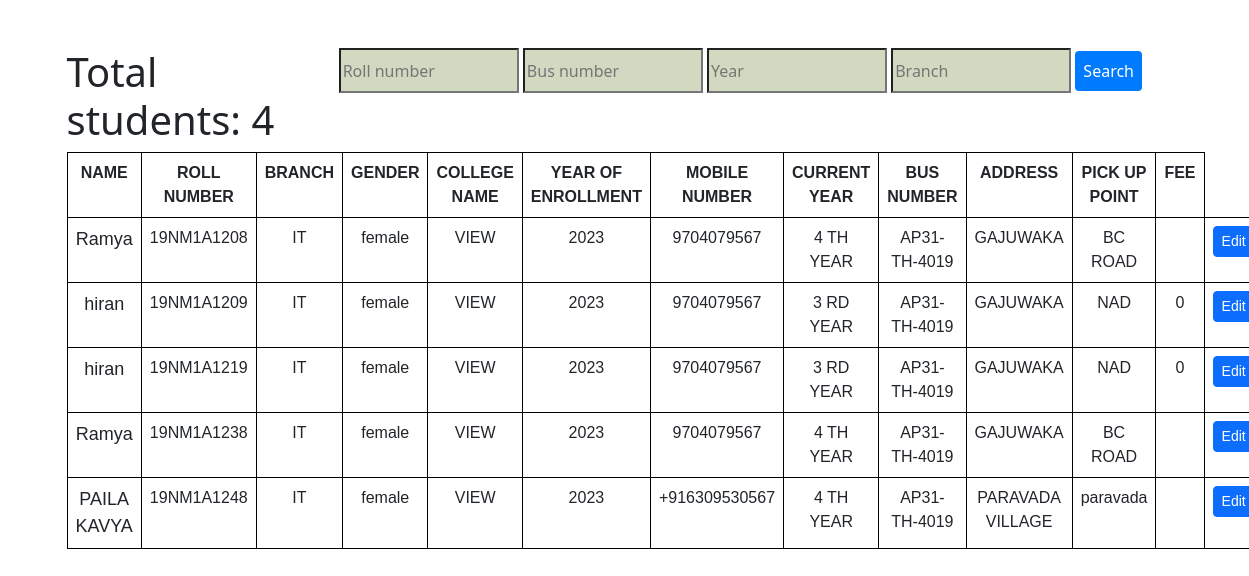
Page /notpaid.php?bus_number=AP31-TH-4019 on the committed database.
### tables this page shows
CREATE TABLE `student` (
  `name` varchar(255) NOT NULL,
  `roll_number` varchar(20) NOT NULL,
  `branch` varchar(255) NOT NULL,
  `current_year` varchar(255) NOT NULL,
  `year_of_enrollment` varchar(255) NOT NULL,
  `college_name` varchar(255) NOT NULL,
  `mobile_number` varchar(13) NOT NULL,
  `address` text NOT NULL,
  `pick_up_point` varchar(255) NOT NULL,
  `bus_number` varchar(255) NOT NULL,
  `gender` varchar(255) NOT NULL,
  `fee` varchar(255) DEFAULT '0'
);

### notpaid.php (the view, shortened to what this page needs)
<!DOCTYPE html>
<html lang="en">
<head>
    <link rel="stylesheet" href="https://cdn.jsdelivr.net/npm/bootstrap@5.3.0-alpha1/dist/css/bootstrap.min.css">
	</head>
<body>
	<div class="view1" >
<body>
  <div class="abc">
<input type="text" id="roll-number-input" class="my" placeholder="Roll number">
<input type="text" id="bus-number-input" class="my" placeholder="Bus number">
<input type="text" id="year-input" class="my" placeholder="Year">
<input type="text" id="branch-input" class="my" placeholder="Branch">
<button id="search-button" onclick="performSearch()">Search</button>
</div>
<div class="container my-5">
    <table class="table" style="width:100%;  text-align: center;">
    <thread>
    <tr>
    <th>NAME</th>
    <th >ROLL NUMBER</th>
    <th>BRANCH</th>
    <th >GENDER</th>
    <th>COLLEGE NAME</th>
    <th>YEAR OF ENROLLMENT</th>
    <th>MOBILE NUMBER </th>
    <th>CURRENT YEAR</th>
    <th>BUS NUMBER</th>
    <TH>ADDRESS</TH>
    <TH>PICK UP POINT</TH>
    <TH>FEE</TH>
  </tr>
</thread>
<tbody>
    <?php
     $servername = "localhost";
     $username = "root";
     $password = "";
     $database = "transport-project";
     $connection = new mysqli($servername, $username, $password, $database);
            if ($_SERVER['REQUEST_METHOD']=='GET')
{
    $BUS_NUMBER=$_GET["bus_number"];
     $sql="SELECT COUNT(*) as total_students from student where  fee='0' and BUS_NUMBER='$BUS_NUMBER'";
     $result=$connection->query($sql);
     $sql2="SELECT COUNT(*) as total_students from student where  fee='0' and BUS_NUMBER='$BUS_NUMBER'";
     $result1=$connection->query($sql2);
     if($result->num_rows>0 and $result1->num_rows>0){
      $row=$result->fetch_assoc();
      $row1=$result1->fetch_assoc();
      echo"<h1>Total students:  " .$row["total_students"]+$row1["total_students"]."</h1>";
      }
     $sql="SELECT * From student where BUS_NUMBER='$BUS_NUMBER'";
     $result= $connection->query($sql);
     if ($result->num_rows > 0) {
        while($row = $result->fetch_assoc()) {
          if ($row["fee"] == "" or $row["fee"] == "0") {
        echo "
        <tr>
    <td>$row[name]</td>
    <td>$row[roll_number]</td>
    <td>$row[branch]</td>
    <td>$row[gender]</td>
    <td>$row[college_name]</td>
    <td>$row[year_of_enrollment]</td>
    <td>$row[mobile_number]</td>
    <td>$row[current_year]</td>
    <td>$row[bus_number]</td>
    <td>$row[address]</td>
    <td>$row[pick_up_point]</td>
    <td>$row[fee]</td>
    <td><a class='btn btn-primary btn-sm' href='/Transport-project/edit-fee2.php?roll_number=$row[roll_number]'>Edit</a></td>
    </tr>
        ";
     }
    }
  } else {
    echo "No results found.";
  }}
     ?>
</div>
</body>
</html>

### notpaid.php (style rules this page uses)
#search-button { padding: 8px; border: none; border-radius: 4px; background-color: #007bff; color: white; cursor: pointer; }
.abc { float: right; padding-right: 107px; padding-bottom: 20px; }
.my { background-color: #D2D9C1; width: 180px; height: 45px; }
th, td { border:1px solid black; }
table td:first-child { font-size:18px; }
table { font-family:Arial,sans-serif; font-size:16px; }

### rows in the picture
student: name "Ramya", roll_number "19NM1A1208", branch "IT", gender "female", college_name "VIEW", year_of_enrollment "2023", mobile_number "9704079567", current_year "4 TH YEAR", bus_number "AP31-TH-4019", address "GAJUWAKA", pick_up_point "BC ROAD"
student: name "hiran", roll_number "19NM1A1209", branch "IT", gender "female", college_name "VIEW", year_of_enrollment "2023", mobile_number "9704079567", current_year "3 RD YEAR", bus_number "AP31-TH-4019", address "GAJUWAKA", pick_up_point "NAD", fee "0"
student: name "hiran", roll_number "19NM1A1219", branch "IT", gender "female", college_name "VIEW", year_of_enrollment "2023", mobile_number "9704079567", current_year "3 RD YEAR", bus_number "AP31-TH-4019", address "GAJUWAKA", pick_up_point "NAD", fee "0"
student: name "Ramya", roll_number "19NM1A1238", branch "IT", gender "female", college_name "VIEW", year_of_enrollment "2023", mobile_number "9704079567", current_year "4 TH YEAR", bus_number "AP31-TH-4019", address "GAJUWAKA", pick_up_point "BC ROAD"
student: name "PAILA KAVYA", roll_number "19NM1A1248", branch "IT", gender "female", college_name "VIEW", year_of_enrollment "2023", mobile_number "+916309530567", current_year "4 TH YEAR", bus_number "AP31-TH-4019", address "PARAVADA VILLAGE", pick_up_point "paravada"

### other values in the picture
$row["total_students"]+$row1["total_students"] "4"
